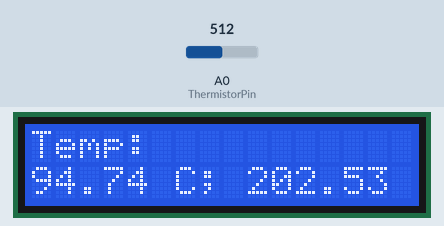
This sketch was run on a simulated Arduino Uno, built with avr-gcc and run on an emulated ATmega328P. On the bench: 16×2 character LCD. The inputs (shaded band) are chosen by the test bench; at power-on: A0 (ThermistorPin) = 512.

Above: at 1.2 s.
1.3 s: A0 (ThermistorPin) set to 716
At 1.9 s:
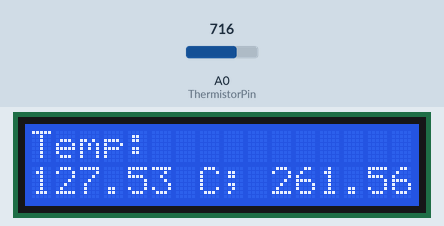
3.0 s: A0 (ThermistorPin) set to 900
At 3.5 s:
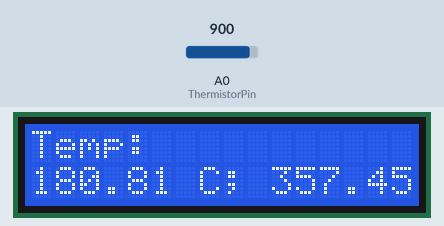
4.5 s: A0 (ThermistorPin) set to 1013
At 5.1 s:
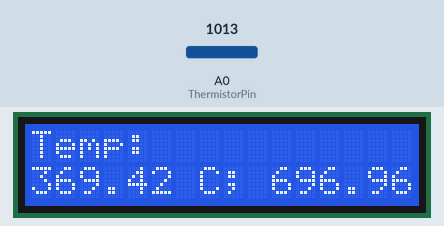
6.1 s: A0 (ThermistorPin) set to 1021
At 6.8 s:
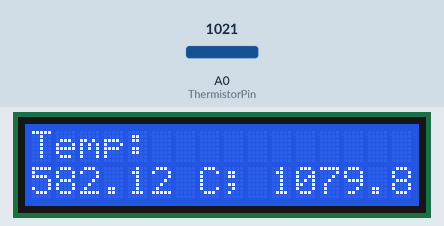
7.6 s: A0 (ThermistorPin) set to 511
At 8.4 s:
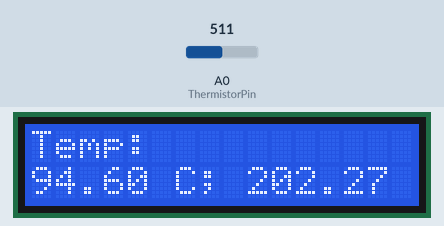
9.1 s: A0 (ThermistorPin) set to 0
At 10.1 s:
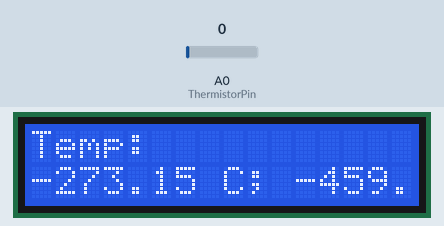
Timing chart, 0 to 11.6 s (numbered marks = the images above; inputs shaded):
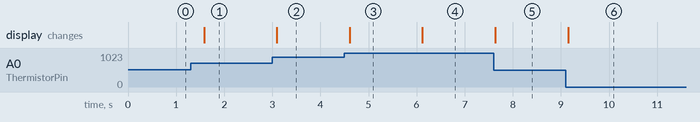

The sketch:

Thermistor_Readings_Display_on_LCD.ino
```cpp
/*
   Interfacing Thermistor and LCD Display with Arduino
   For more details, visit: https://techzeero.com/arduino-tutorials/thermistor-with-arduino/

The circuit:
 * LCD RS pin to digital pin 12
 * LCD Enable pin to digital pin 11
 * LCD D4 pin to digital pin 5
 * LCD D5 pin to digital pin 4
 * LCD D6 pin to digital pin 3
 * LCD D7 pin to digital pin 2
 * LCD R/W pin to ground
 * LCD VSS pin to ground
 * LCD VCC pin to 5V
 * 10K resistor:
 * ends to +5V and ground
 * wiper to LCD VO pin (pin 3)
*/

// include the library code:
#include <LiquidCrystal.h>

// initialize the library with the numbers of the interface pins
LiquidCrystal lcd(12, 11, 5, 4, 3, 2);

int ThermistorPin = 0;
int Vo;
float R1 = 1000;   // Resistor Value (We use 1 KOhms Resistor)
float logR2, R2, T, Tc, Tf;
float A = 1.009249522e-03, B = 2.378405444e-04, C = 2.019202697e-07;

void setup() {
  // set up the LCD's number of columns and rows:
  lcd.begin(16, 2);
}

void loop() {
  Vo = analogRead(ThermistorPin);
  R2 = R1 * (1023.0 / (float)Vo - 1.0);
  logR2 = log(R2);
  T = (1.0 / (A + B*logR2 + C*logR2*logR2*logR2));
  Tc = T - 273.15;
  Tf = (Tc * 9.0)/ 5.0 + 32.0;

  lcd.print("Temp: ");
  lcd.setCursor(0,1);
  lcd.print(Tc);
  lcd.print(" C; ");
  lcd.print(Tf);
  lcd.print(" F");

  delay(500);
}
```

Measured:
- the behaviour switches between 1020 and 1021 on A0 (ThermistorPin) (found by bisection; images 3 and 4)
- after the input at 1.3 s, the display: changes after 0.28 s (image 1)
- after the input at 3.0 s, the display: changes after 0.09 s (image 2)
- after the input at 4.5 s, the display: changes after 0.11 s (image 3)
- after the input at 6.1 s, the display: changes at once (image 4)
- after the input at 7.6 s, the display: changes at once (image 5)
- after the input at 9.1 s, the display: changes after 0.05 s (image 6)
